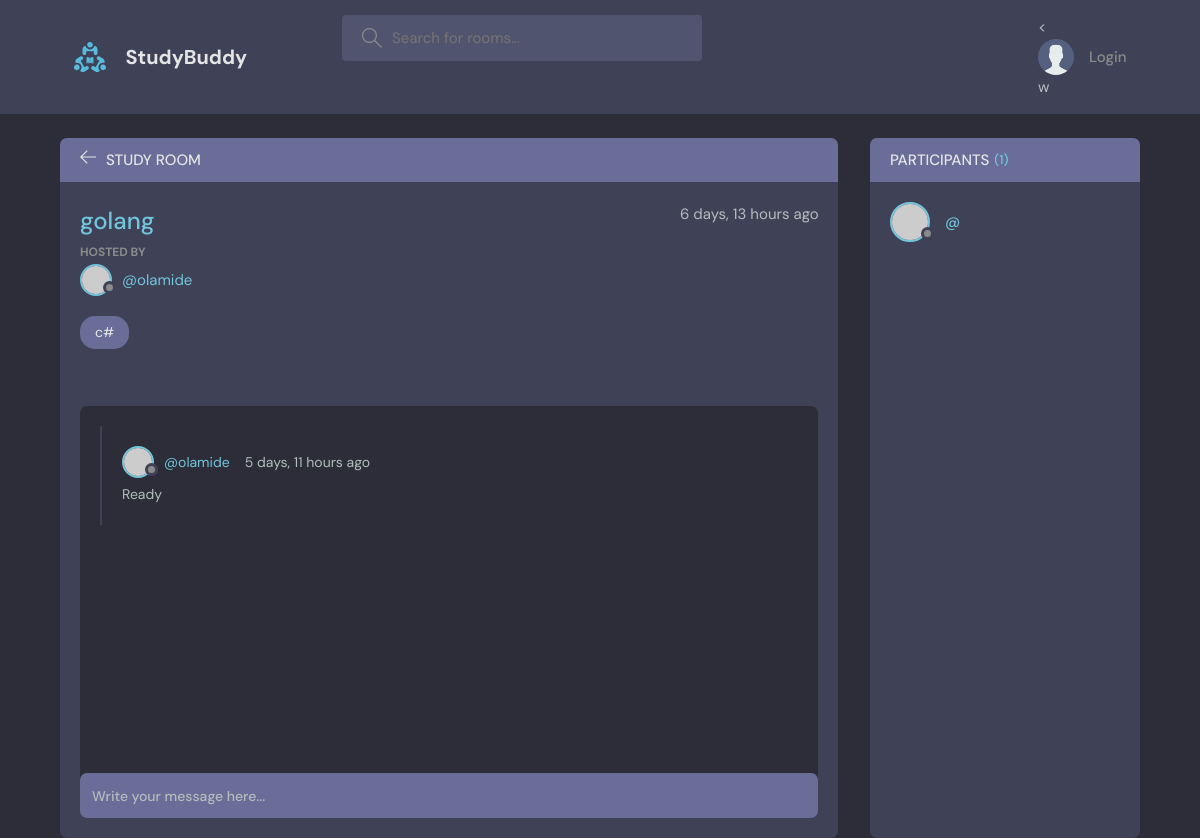
Screenshot of /room/7/ with the database file from the repository.
### base/models.py (models this page shows, shortened)
class Room(models.Model):
    host = models.ForeignKey(User,on_delete=models.SET_NULL,null=True)
    topic  = models.ForeignKey(Topic,on_delete=models.SET_NULL,null=True)
    name = models.CharField(max_length=200)
    description = models.TextField(null = True, blank=True)
    participants = models.ManyToManyField(User, related_name='participants',
                                          blank=True)
    updated = models.DateTimeField(auto_now=True)
    created = models.DateTimeField(auto_now_add=True)
    class Meta:
        ordering = ['-updated','-created']

class Topic(models.Model):
    name = models.CharField(max_length=200)
    def __str__(self):
        return self.name

class Message(models.Model):
    user = models.ForeignKey(User, on_delete=models.CASCADE)
    room = models.ForeignKey(Room,on_delete=models.CASCADE)
    body = models.TextField()
    updated = models.DateTimeField(auto_now=True)
    created = models.DateTimeField(auto_now_add=True)
    class Meta:
        ordering = ['-updated','-created']

### base/views.py (the view, shortened to what this page needs)
# urls.py: path('room/<str:pk>/', views.room, name='room'),
def room(request, pk):
    room = Room.objects.get(id=pk)
    room_messages = room.message_set.all()
    participants = room.participants.all()
    context = {'room': room, 'room_messages': room_messages,
                'participants':participants}
    return render(request, 'base/room.html', context)

### base/templates/base/room.html (shortened to what this page needs)
{% extends 'main.html'%}
{% block content %}
    <main class="profile-page layout layout--2">
      <div class="container">
        <div class="room">
          <div class="room__top">
            <div class="room__topLeft">
              <a href="{% url 'home' %}">
                <svg version="1.1" xmlns="http://www.w3.org/2000/svg" width="32" height="32" viewBox="0 0 32 32">
                  <title>arrow-left</title>
                  <path
                    d="M13.723 2.286l-13.723 13.714 13.719 13.714 1.616-1.611-10.96-10.96h27.625v-2.286h-27.625l10.965-10.965-1.616-1.607z"
                  ></path>
                </svg>
              </a>
              <h3>Study Room</h3>
            </div>
          </div>
          <div class="room__box scroll">
            <div class="room__header scroll">
              <div class="room__info">
                <h3>{{room.name}}</h3>
                <span>{{room.created|timesince}} ago</span>
              </div>
              <div class="room__hosted">
                <p>Hosted By</p>
                <a href="{% url 'user-profile' room.host.id %}" class="room__author">
                  <div class="avatar avatar--small">
                    <img src="https://randomuser.me/api/portraits/men/37.jpg" />
                  </div>
                  <span>@{{room.host.username}}</span>
                </a>
              </div>
              <span class="room__topics">{{room.topic}}</span>
            </div>
            <div class="room__conversation">
              <div class="threads scroll">
                {% for message in room_messages %}
                <div class="thread">
                  <div class="thread__top">
                    <div class="thread__author">
                      <a href="{% url 'user-profile' message.user.id %}" class="thread__authorInfo">
                        <div class="avatar avatar--small">
                          <img src="https://randomuser.me/api/portraits/men/37.jpg" />
                        </div>
                        <span>@{{message.user.username}}</span>
                      </a>
                      <span class="thread__date">{{message.created|timesince}} ago</span>
                    </div>
                  </div>
                  <div class="thread__details">
                     {{message.body}}
                  </div>
                </div>
              {% endfor %}
              </div>
            </div>
          </div>
          <div class="room__message">
            <form action="" method="POST">
              <input name="body" placeholder="Write your message here..." /></form>
          </div>
        </div>
        <div class="participants">
          <h3 class="participants__top">Participants <span>({{participants.count}})</span></h3>
          <div class="participants__list scroll">
            {% for message in  room_messages %}
            <a href="{% url 'user-profile' user.id %}" class="participant">
              <div class="avatar avatar--medium">
                <img src="https://randomuser.me/api/portraits/men/37.jpg" />
              </div>
              <p>
                <span>@{{user.username}}</span>
              </p>
            </a>
            {%endfor %}
          </div>
        </div>
      </div>
    </main>
{% endblock content %}>

### rows the page displays
Room: name "golang", created "6 days, 13 hours", host.username "olamide", topic "c#"
Message: user.username "olamide", created "5 days, 11 hours", body "Ready"

### other values shown
{{ participants.count }} "1"
